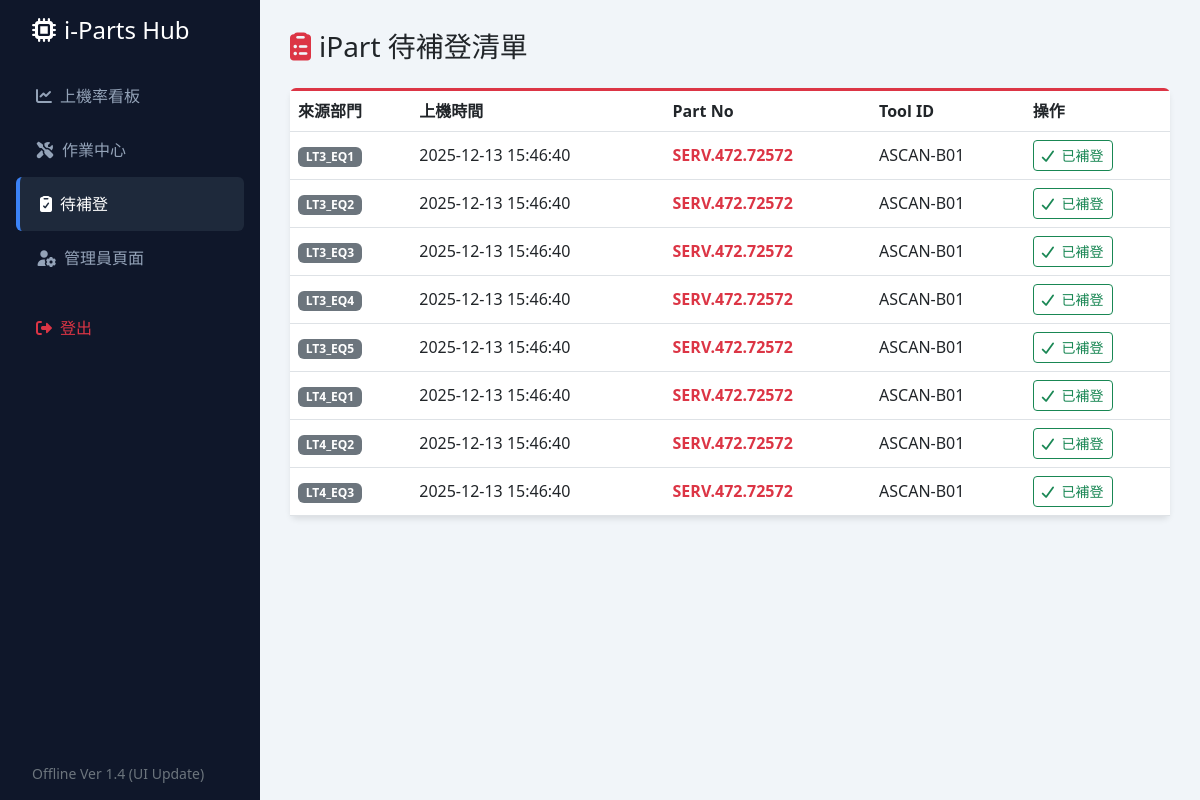
The page /iPart-PHP/index.php?route=ipart_pending (signed in) on the database as committed earlier.
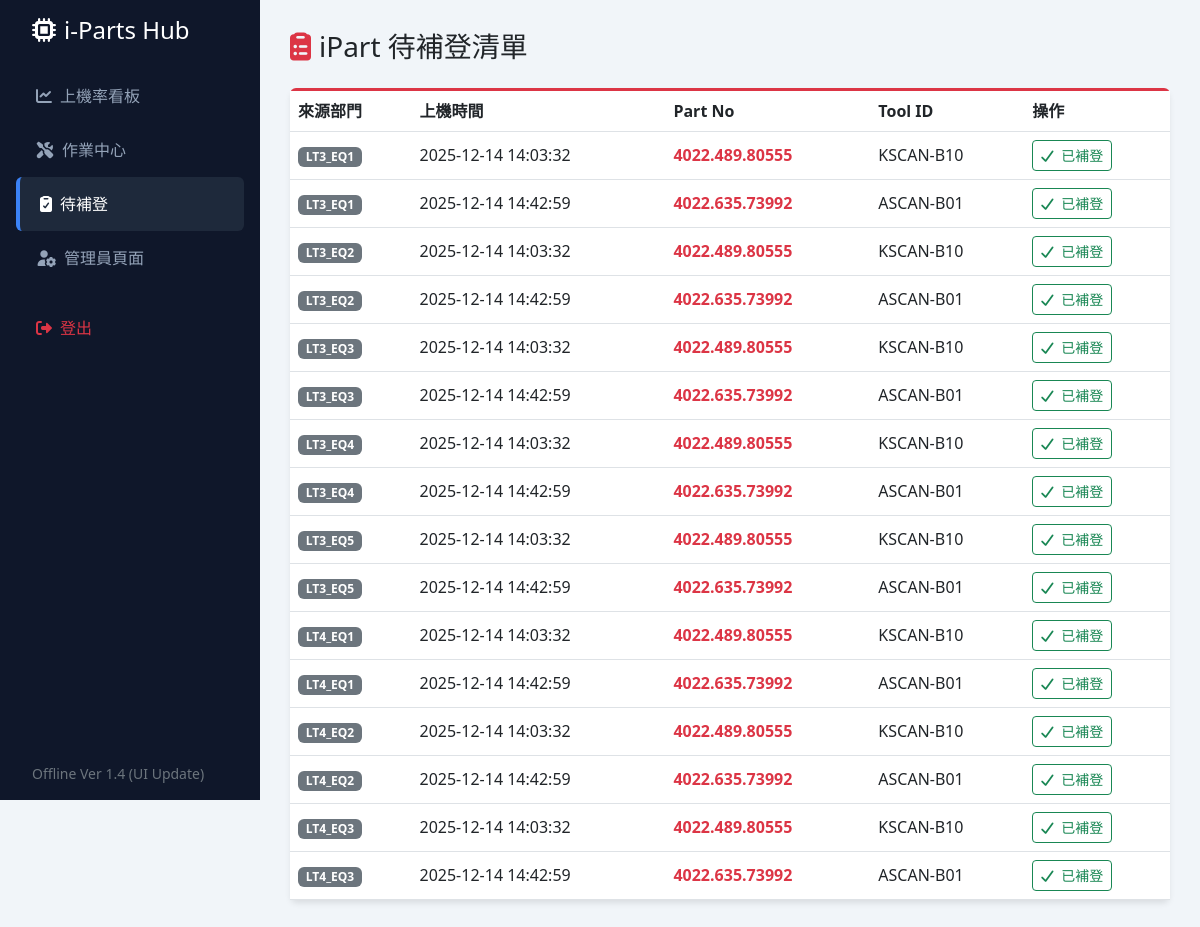
The same page on the database as committed later.
### tables this page shows
CREATE TABLE part_lifecycle (
                id INTEGER PRIMARY KEY AUTOINCREMENT,
                dept TEXT,
                status TEXT,
                part_no TEXT,
                part_name TEXT,
                vendor TEXT,
                sn TEXT,
                location TEXT,
                ipart_logged INTEGER DEFAULT 0,
                remark TEXT,
                created_at TIMESTAMP DEFAULT CURRENT_TIMESTAMP
            , category TEXT);

### iPart-PHP/views/pending_list.php (the view, shortened to what this page needs)
<div class="mb-4">
    <h3><i class="fas fa-clipboard-list me-2 text-danger"></i>iPart 待補登清單</h3>
</div>
<div class="card border-danger border-top border-3">
    <div class="table-responsive">
        <table class="table table-hover align-middle mb-0">
            <thead class="bg-light"><tr><th>來源部門</th><th>上機時間</th><th>Part No</th><th>Tool ID</th><th>操作</th></tr></thead>
            <tbody>
                <?php if (empty($pending)): ?>
                <tr><td colspan="5" class="text-center py-5 text-muted">無待補登項目</td></tr>
                <?php else: ?>
                <?php foreach ($pending as $item): ?>
                <tr>
                    <td><span class="badge bg-secondary"><?= $item['dept_source'] ?></span></td>
                    <td><?= $item['created_at'] ?></td>
                    <td class="fw-bold text-danger"><?= $item['part_no'] ?></td>
                    <td><?= $item['location'] ?></td>
                    <td>
                        <a href="index.php?route=api_complete&dept=<?= $item['dept_source'] ?>&id=<?= $item['id'] ?>"
                           class="btn btn-sm btn-outline-success" onclick="return confirm('確認已補登？')"><i class="fas fa-check me-1"></i> 已補登</a>
                    </td>
                </tr>
                <?php endforeach; ?>
                <?php endif; ?>
            </tbody>
        </table>
    </div>
</div>
<?php $content = ob_get_clean(); require 'layout.php'; ?>

Rows that differ between the two databases and show on the page:
removed part_lifecycle: dept_source "LT3_EQ1", created_at "2025-12-13 15:46:40", part_no "SERV.472.72572", location "ASCAN-B01", dept_source "LT3_EQ2", dept_source "LT3_EQ3", dept_source "LT3_EQ4", dept_source "LT3_EQ5", dept_source "LT4_EQ1", dept_source "LT4_EQ2", dept_source "LT4_EQ3"
now on this page (row edited): part_lifecycle: dept_source "LT3_EQ1", created_at "2025-12-14 14:03:32", part_no "4022.489.80555", location "KSCAN-B10", dept_source "LT3_EQ2", dept_source "LT3_EQ3", dept_source "LT3_EQ4", dept_source "LT3_EQ5", dept_source "LT4_EQ1", dept_source "LT4_EQ2", dept_source "LT4_EQ3"
now on this page (row edited): part_lifecycle: dept_source "LT3_EQ1", created_at "2025-12-14 14:42:59", part_no "4022.635.73992", location "ASCAN-B01", dept_source "LT3_EQ2", dept_source "LT3_EQ3", dept_source "LT3_EQ4", dept_source "LT3_EQ5", dept_source "LT4_EQ1", dept_source "LT4_EQ2", dept_source "LT4_EQ3"
